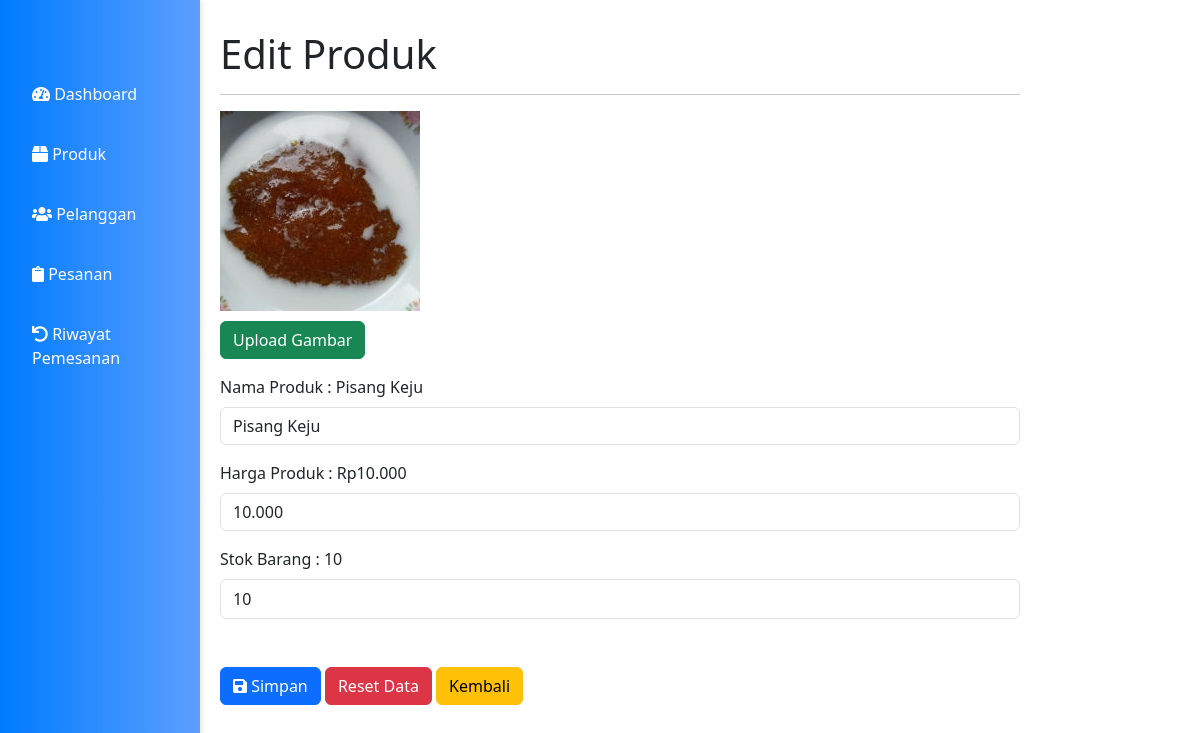
/admin/editproduk.php?item_id=1 (signed in), run on the app's committed database.
### tables this page shows
CREATE TABLE `items` (
  `item_id` int(11) NOT NULL,
  `item_name` varchar(225) NOT NULL,
  `stok` int(11) NOT NULL,
  `harga` decimal(6,3) NOT NULL,
  `item_image` varchar(100) DEFAULT NULL,
  `item_keywords` text DEFAULT NULL,
  `aktif` tinyint(1) NOT NULL DEFAULT 1
);

### admin/editproduk.php (the view, shortened to what this page needs)
<?php
include "../koneksi/koneksi.php" ?>
<!DOCTYPE html>
<html lang="en">
<head>
  <link href="https://cdn.jsdelivr.net/npm/bootstrap@5.3.0/dist/css/bootstrap.min.css" rel="stylesheet">
  <link rel="stylesheet" href="https://cdnjs.cloudflare.com/ajax/libs/font-awesome/5.15.3/css/all.min.css">
</head>
<body>
  <div class="sidebar">
    <a href="dashboard.php"><i class="fas fa-tachometer-alt"></i> Dashboard</a>
    <a href="produk.php"><i class="fas fa-box"></i> Produk</a>
    <a href="pelanggan.php"><i class="fas fa-users"></i> Pelanggan</a>
    <a href="pesanan.php"><i class="fas fa-clipboard"></i> Pesanan</a>
    <a href="riwayatpemesanan.php"><i class="fas fa-undo"></i> Riwayat Pemesanan</a>
  </div>
  <div class="content">
    <div class="col-sm-9 col-sm-offset-3 col-md-10 col-md-offset-2 main">
      <h1 class="page-header">Edit Produk</h1>
      <hr>
      <section class="row">
        <div class="col-md-12">
          <div class="box box-danger">
            <?php
            $item_id = $_GET['item_id'];
            $query = $conn->query("SELECT * FROM items where item_id='$item_id'");
            while ($edit = $query->fetch(PDO::FETCH_ASSOC)) {
            ?>
              <form role="form" action="editprodukproses.php" method="post" enctype="multipart/form-data">
                <div class="box-body">
                  <div class="form-group">
                    <img src="../<?php echo $edit['item_image']; ?>" alt="Gambar Produk" width="200" height="200">
                  </div>
                  <a id="tombol-upload" class="btn btn-success" style="margin-top: 10px;">Upload Gambar</a>
                  <div class="form-group mt-3">
                    <label>Nama Produk : <?php echo $edit['item_name'] ?></label>
                    <input type="text" value="<?php echo $edit['item_name'] ?>" name="item_name"
                      class="form-control mt-2" placeholder="" required>
                  </div>
                  <div class="form-group mt-3">
                    <label>Harga Produk : Rp<?php echo $edit['harga'] ?></label>
                    <input type="text" value="<?php echo $edit['harga'] ?>" name="harga"
                      class="form-control mt-2" placeholder="" required>
                  </div>
                  <div class="form-group mt-3">
                    <label>Stok Barang : <?php echo $edit['stok'] ?></label>
                    <input type="number" value="<?php echo $edit['stok'] ?>" name="stok" style="height: 40px;"
                      class="form-control mt-2" placeholder="" required min="0" max="1000">
                  </div>
                  <div class="box mt-5">
                    <button type="submit" class="btn btn-primary"><i class="fas fa-save"></i> Simpan</button>
                    <button type="reset" class="btn btn-danger">Reset Data</button>
                    <a href="produk.php" class="btn btn-warning">Kembali</a>
                  </div>
                </div>
              </form>
            <?php
            }
            ?>
      </section>
    </div>
  </div>

### admin/editproduk.php (style rules this page uses)
.sidebar { height: 100%; width: 200px; position: fixed; z-index: 1; top: 0; left: 0; background: linear-gradient(to right, #007bff, #5c9fff); display: flex; flex-direction: column; padding-top: 70px; box-shadow: 2px 0 5px rgba(0, 0, 0, 0.1); }
.sidebar a { padding: 12px 8px 12px 32px; text-decoration: none; font-size: 16px; color: white; display: block; margin-bottom: 12px; border-radius: 4px; transition: background-color 0.3s ease, transform 0.2s ease; }
.content { margin-left: 200px; padding: 20px; padding-top: 30px; }

### data on the page
items: item_image (picture), item_name "Pisang Keju", harga "10.000", stok "10"
